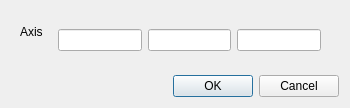
<?xml version="1.0" encoding="UTF-8"?>
<ui version="4.0">
 <class>RevoluteJointDialog</class>
 <widget class="QDialog" name="RevoluteJointDialog">
  <property name="geometry">
   <rect>
    <x>0</x>
    <y>0</y>
    <width>350</width>
    <height>100</height>
   </rect>
  </property>
  <property name="windowTitle">
   <string>Revolute Joint</string>
  </property>
  <layout class="QVBoxLayout" name="verticalLayout">
   <item>
    <widget class="QWidget" name="formWidget" native="true">
     <layout class="QFormLayout" name="formLayout">
      <item row="0" column="0">
       <widget class="QLabel" name="axisLabel">
        <property name="text">
         <string>Axis</string>
        </property>
       </widget>
      </item>
      <item row="0" column="1">
       <widget class="QWidget" name="axisWidget" native="true">
        <layout class="QHBoxLayout" name="axisLayout">
         <item>
          <widget class="QLineEdit" name="axisX"/>
         </item>
         <item>
          <widget class="QLineEdit" name="axisY"/>
         </item>
         <item>
          <widget class="QLineEdit" name="axisZ"/>
         </item>
        </layout>
       </widget>
      </item>
     </layout>
    </widget>
   </item>
   <item>
    <widget class="QDialogButtonBox" name="buttonBox">
     <property name="standardButtons">
      <set>QDialogButtonBox::Cancel|QDialogButtonBox::Ok</set>
     </property>
    </widget>
   </item>
  </layout>
 </widget>
 <resources/>
 <connections/>
</ui>
